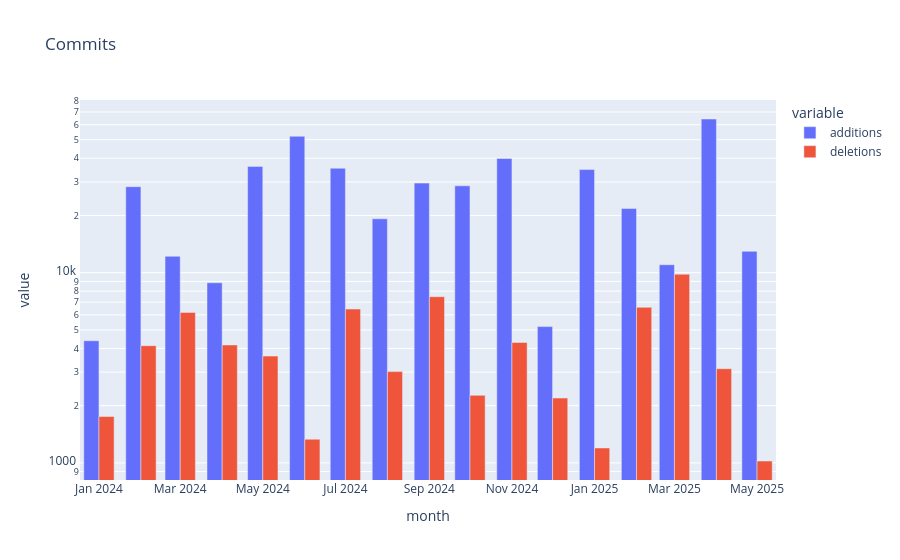

Here is the notebook cell this chart was saved with:
### Code cell
px.bar(user_code_commits('przemyslaw.kolodziejczyk').toPandas(),x='month',y=['additions','deletions'],log_y=True,title='Commits',barmode='group')

### Figure 1 — Plotly figure (JSON) as saved in the notebook; plotly's stock layout.template omitted (floating-point values rounded to 4 significant figures)
{"data": [{"alignmentgroup": "True", "hovertemplate": "variable=additions<br>month=%{x}<br>value=%{y}<extra></extra>", "legendgroup": "additions", "marker": {"color": "#636efa", "pattern": {"shape": ""}}, "name": "additions", "offsetgroup": "additions", "orientation": "v", "showlegend": true, "textposition": "auto", "type": "bar", "x": ["2025-05-01T00:00:00.000000000", "2025-04-01T00:00:00.000000000", "2025-03-01T00:00:00.000000000", "2025-02-01T00:00:00.000000000", "2025-01-01T00:00:00.000000000", "2024-12-01T00:00:00.000000000", "2024-11-01T00:00:00.000000000", "2024-10-01T00:00:00.000000000", "2024-09-01T00:00:00.000000000", "2024-08-01T00:00:00.000000000", "2024-07-01T00:00:00.000000000", "2024-06-01T00:00:00.000000000", "2024-05-01T00:00:00.000000000", "2024-04-01T00:00:00.000000000", "2024-03-01T00:00:00.000000000", "2024-02-01T00:00:00.000000000", "2024-01-01T00:00:00.000000000"], "xaxis": "x", "y": [12956, 64303, 11011, 21750, 34852, 5207, 39855, 28628, 29592, 19206, 35428, 52155, 36230, 8853, 12199, 28348, 4387], "yaxis": "y"}, {"alignmentgroup": "True", "hovertemplate": "variable=deletions<br>month=%{x}<br>value=%{y}<extra></extra>", "legendgroup": "deletions", "marker": {"color": "#EF553B", "pattern": {"shape": ""}}, "name": "deletions", "offsetgroup": "deletions", "orientation": "v", "showlegend": true, "textposition": "auto", "type": "bar", "x": ["2025-05-01T00:00:00.000000000", "2025-04-01T00:00:00.000000000", "2025-03-01T00:00:00.000000000", "2025-02-01T00:00:00.000000000", "2025-01-01T00:00:00.000000000", "2024-12-01T00:00:00.000000000", "2024-11-01T00:00:00.000000000", "2024-10-01T00:00:00.000000000", "2024-09-01T00:00:00.000000000", "2024-08-01T00:00:00.000000000", "2024-07-01T00:00:00.000000000", "2024-06-01T00:00:00.000000000", "2024-05-01T00:00:00.000000000", "2024-04-01T00:00:00.000000000", "2024-03-01T00:00:00.000000000", "2024-02-01T00:00:00.000000000", "2024-01-01T00:00:00.000000000"], "xaxis": "x", "y": [1023, 3128, 9820, 6576, 1198, 2192, 4299, 2266, 7479, 3019, 6441, 1332, 3644, 4170, 6185, 4132, 1753], "yaxis": "y"}], "layout": {"barmode": "group", "legend": {"title": {"text": "variable"}, "tracegroupgap": 0}, "title": {"text": "Commits"}, "xaxis": {"anchor": "y", "domain": [0, 1], "title": {"text": "month"}}, "yaxis": {"anchor": "x", "domain": [0, 1], "title": {"text": "value"}, "type": "log"}}}
